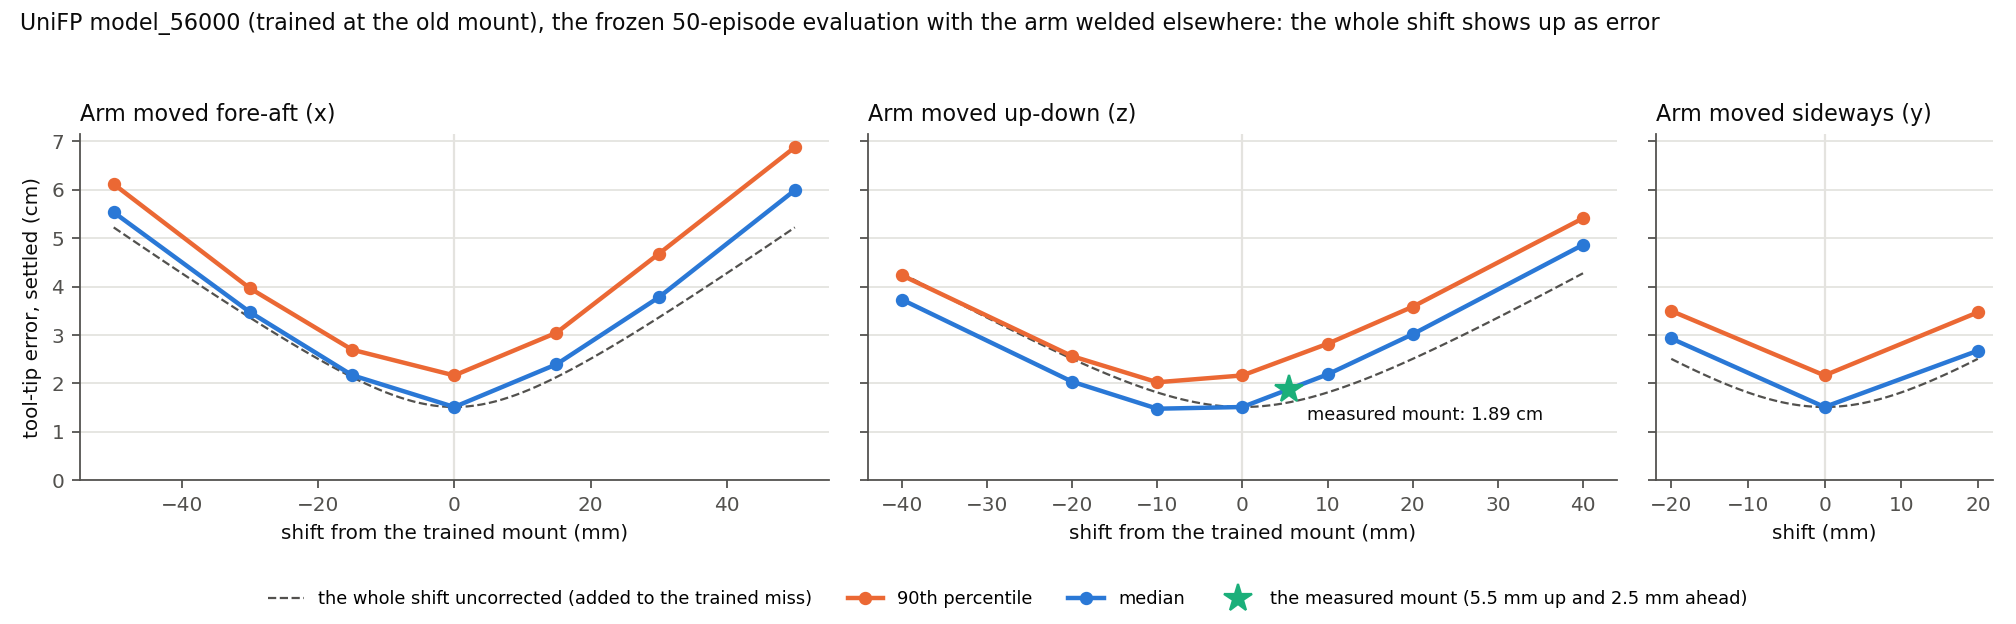

Python code for this plot:
"""How much the reaching policy depends on where the arm is welded: the frozen evaluation at shifted mounts.

Reads the recorded runs (`results/week_02/runs/*_eval_seed1_mount_*`, `eval.json` and `run.json`'s `mount_pos_m`), so it
redraws without a simulator. Week 2 log, 2026-09-26, "How sensitive the policy is to the mount".

    python3 results/week_02/figures/mount_sensitivity.py     # -> mount_sensitivity.png
"""
from __future__ import annotations

import json
import math
from pathlib import Path

import matplotlib

matplotlib.use("Agg")
import matplotlib.pyplot as plt  # noqa: E402

HERE = Path(__file__).resolve().parent
RUNS = HERE.parent / "runs"
SERIES = ("#2a78d6", "#eb6834", "#1baf7a", "#4a3aa7", "#e87ba4")
INK, MUTED, GRID = "#0b0b0b", "#52514e", "#e4e3df"
LEGACY = (0.0, 0.0, 0.08)
MEASURED = (0.0025, 0.0, 0.0855)


def runs() -> list[tuple[tuple[float, float, float], dict]]:
    out = []
    for path in sorted(RUNS.glob("*_eval_seed1_mount_*")):
        mount = json.loads((path / "run.json").read_text())["mount_pos_m"]
        out.append((tuple(mount), json.loads((path / "eval.json").read_text())))
    return out


def near(a, b) -> bool:
    return all(abs(p - q) < 1e-6 for p, q in zip(a, b))


def main() -> None:
    data = runs()
    base = next(s for m, s in data if near(m, LEGACY))["goal_tracking_quiet_m"]["median"]
    plt.rcParams.update({"font.size": 9, "axes.edgecolor": MUTED, "axes.labelcolor": INK, "xtick.color": MUTED,
                         "ytick.color": MUTED, "axes.spines.top": False, "axes.spines.right": False})
    fig, axes = plt.subplots(1, 3, figsize=(12.6, 3.9), sharey=True,
                             gridspec_kw={"width_ratios": (1.0, 1.0, 0.45)})
    for ax, axis, name in ((axes[0], 0, "fore-aft (x)"), (axes[1], 2, "up-down (z)"), (axes[2], 1, "sideways (y)")):
        # The points on this axis: every other coordinate at the mount it was trained on.
        points = sorted((m[axis] - LEGACY[axis], s) for m, s in data
                        if all(abs(m[i] - LEGACY[i]) < 1e-6 for i in range(3) if i != axis))
        dx = [1000 * p for p, _ in points]
        span = max(abs(v) for v in dx)
        ref = [i * span / 50 for i in range(-50, 51)]
        # What the error would be if none of the shift were corrected and it were square to the policy's own miss.
        ax.plot(ref, [100 * math.hypot(base, r / 1000) for r in ref], color=MUTED, lw=1, ls="--",
                label="the whole shift uncorrected (added to the trained miss)")
        ax.plot(dx, [100 * s["goal_tracking_quiet_m"]["p90"] for _, s in points], color=SERIES[1], lw=2, marker="o",
                ms=5, label="90th percentile")
        ax.plot(dx, [100 * s["goal_tracking_quiet_m"]["median"] for _, s in points], color=SERIES[0], lw=2, marker="o",
                ms=5, label="median")
        ax.axvline(0.0, color=GRID, lw=1, zorder=0)
        ax.set_title(f"Arm moved {name}", fontsize=10, color=INK, loc="left")
        ax.set_xlabel("shift from the trained mount (mm)" if axis != 1 else "shift (mm)")
        ax.grid(axis="y", color=GRID, lw=0.8)
    measured = next(s for m, s in data if near(m, MEASURED))["goal_tracking_quiet_m"]["median"]
    axes[1].plot([1000 * (MEASURED[2] - LEGACY[2])], [100 * measured], color=SERIES[2], marker="*", ms=13, ls="none",
                 label="the measured mount (5.5 mm up and 2.5 mm ahead)")
    axes[1].annotate(f"measured mount: {100 * measured:.2f} cm", (1000 * (MEASURED[2] - LEGACY[2]), 100 * measured),
                     xytext=(8, -14), textcoords="offset points", color=INK, fontsize=8)
    axes[0].set_ylabel("tool-tip error, settled (cm)")
    axes[0].set_ylim(0, None)
    fig.suptitle("UniFP model_56000 (trained at the old mount), the frozen 50-episode evaluation with the arm welded "
                 "elsewhere: the whole shift shows up as error", fontsize=10, color=INK, x=0.01, ha="left")
    handles, labels = [], []
    for ax in axes:
        for h, lab in zip(*ax.get_legend_handles_labels()):
            if lab not in labels:
                handles.append(h)
                labels.append(lab)
    fig.tight_layout(rect=(0, 0.09, 1, 0.94))
    fig.legend(handles, labels, loc="lower center", ncol=4, frameon=False, fontsize=8)
    fig.savefig(HERE / "mount_sensitivity.png", dpi=160)


if __name__ == "__main__":
    main()
